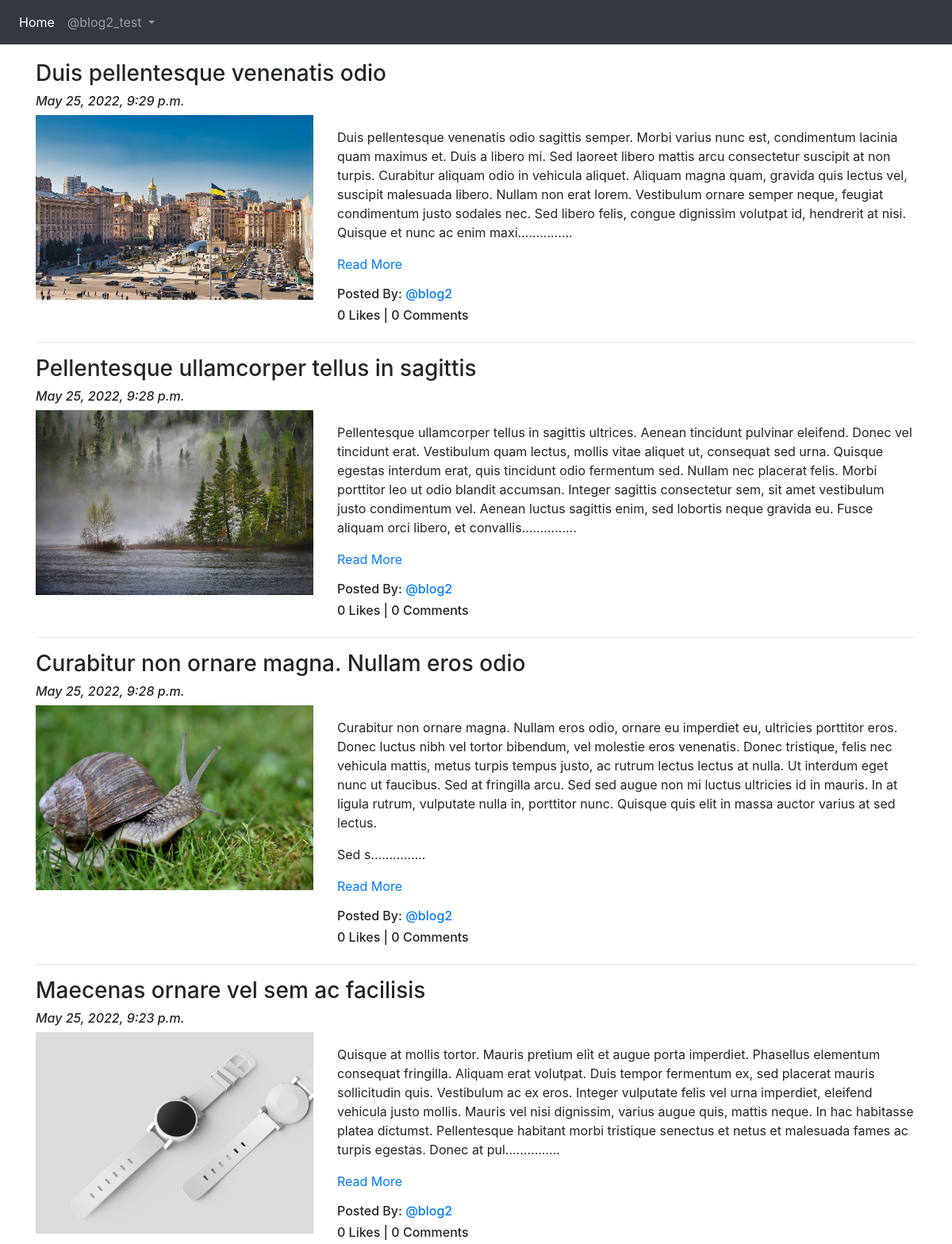
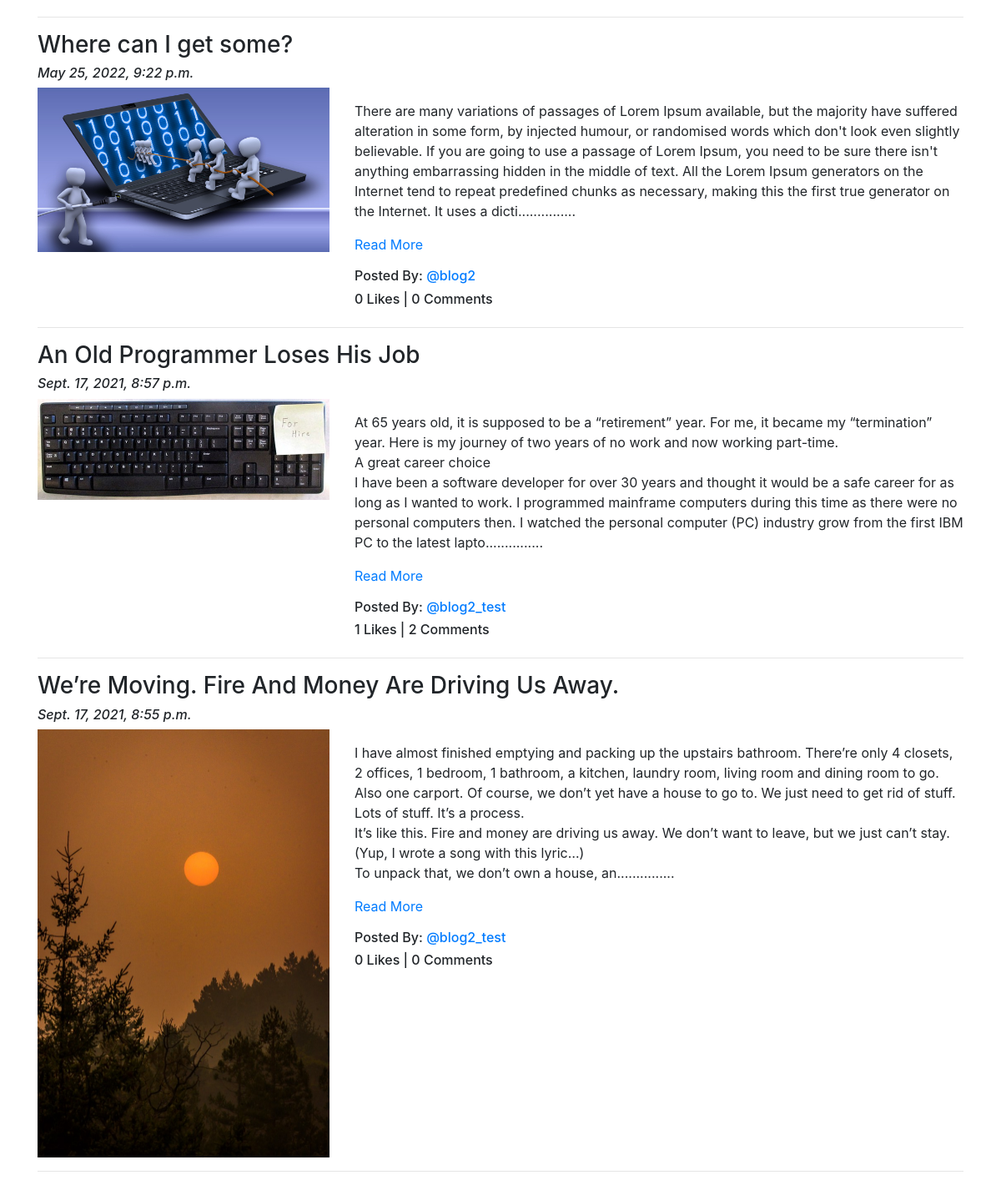
Screenshot of /blog/ (signed in) with the database file from the repository (2 pictures, top to bottom).
### App_Blog/models.py (models this page shows, shortened)
class Blog(models.Model):
    author = models.ForeignKey(User, on_delete=models.CASCADE, related_name='post_author')
    blog_title = models.CharField(max_length=264, verbose_name="Put a Title")
    slug = models.SlugField(max_length=264, unique=True)
    blog_content = models.TextField(verbose_name="What is on your mind")
    blog_image = models.ImageField(upload_to = 'blog_images', verbose_name='Image')
    publish_date = models.DateTimeField(auto_now_add=True)
    update_date = models.DateTimeField(auto_now=True)
    class Meta:
        ordering = ['-publish_date',]

### App_Blog/views.py (the view)
# urls.py: path('', views.BlogList.as_view(), name='blog_list'),
class BlogList(ListView):
    context_object_name = 'blogs'
    model = Blog
    template_name = 'App_Blog/blog_list.html'

### App_Blog/templatetags/custom_filters.py (called while the page is built)
def range_filter(value):
    return value[0:500] + "..............."

### templates/App_Blog/blog_list.html (shortened to what this page needs)
{% extends 'base.html' %}
{% load custom_filters %}
{% block body_block %}
{% for blog in blogs %}
<h3>{{blog.blog_title}}</h3>
<h6><i>{{blog.publish_date}}</i></h6>
<div class="row">
  <div class="col-sm-4">
    <img src="/media/{{blog.blog_image}}" alt="{{blog.blog_title}}" title="{{blog.blog_title}}" width="100%">
  </div>
  <div class="col-sm-8">
    <p>{{blog.blog_content|range_filter|linebreaks}} <a href="{% url 'App_Blog:blog_details' slug=blog.slug %}">Read More</a></p>
    <h6>Posted By: <a href="#">@{{blog.author}}</a></h6>
    <h6>{{blog.liked_blog.count}} Likes | {{blog.blog_comment.count}} Comments</h6>
  </div>
</div>
<hr>
{% endfor %}
{% endblock %}

### templates/base.html (shortened to what this page needs)
<!DOCTYPE html>
<html lang="en" dir="ltr">
  <head>
     <link rel="stylesheet" href="https://stackpath.bootstrapcdn.com/bootstrap/4.4.1/css/bootstrap.min.css">
     <link rel="stylesheet" href="https://use.fontawesome.com/releases/v5.15.4/css/all.css">
  </head>
  <body>
  <nav class="navbar navbar-expand-sm navbar-dark bg-dark">
    <ul class="navbar-nav">
      <li class="nav-item active">
        <a class="nav-link" href="{% url 'index' %}">Home</a>
      </li>
      {% if user.is_authenticated %}
      <div class="nav-item dropdown">
        <a class="nav-link dropdown-toggle" href="#" data-toggle="dropdown">
          @{{ user.username }}
        </a>
      </div>
      {% endif %}
    </ul>
  </nav>
<div class="container" style="padding-top:20px">
  {% block body_block %}
  {% endblock %}
</div>
  </body>
</html>

### rows the page displays
Blog: blog_title "Duis pellentesque venenatis odio", publish_date "May 25, 2022, 9:29 p.m.", blog_image (picture), blog_content|range_filter "Duis pellentesque venenatis odio sagittis semper. Morbi varius nunc est, condimentum lacinia quam maximus et. Duis a libero mi. Sed laoreet libero mattis arcu consectetur suscipit at non turpis. Curabitur aliquam odio in vehicula aliquet. Aliquam magna quam, gravida quis lectus vel, suscipit malesuada libero. Nullam non erat lorem. Vestibulum ornare semper neque, feugiat condimentum justo sodales nec. Sed libero felis, congue dignissim volutpat id, hendrerit at nisi. Quisque et nunc ac enim maxi...............", author "blog2", liked_blog.count "0", blog_comment.count "0"
Blog: blog_title "Pellentesque ullamcorper tellus in sagittis", publish_date "May 25, 2022, 9:28 p.m.", blog_image (picture), blog_content|range_filter "Pellentesque ullamcorper tellus in sagittis ultrices. Aenean tincidunt pulvinar eleifend. Donec vel tincidunt erat. Vestibulum quam lectus, mollis vitae aliquet ut, consequat sed urna. Quisque egestas interdum erat, quis tincidunt odio fermentum sed. Nullam nec placerat felis. Morbi porttitor leo ut odio blandit accumsan. Integer sagittis consectetur sem, sit amet vestibulum justo condimentum vel. Aenean luctus sagittis enim, sed lobortis neque gravida eu. Fusce aliquam orci libero, et convallis...............", author "blog2", liked_blog.count "0", blog_comment.count "0"
Blog: blog_title "Curabitur non ornare magna. Nullam eros odio", publish_date "May 25, 2022, 9:28 p.m.", blog_image (picture), blog_content|range_filter "Curabitur non ornare magna. Nullam eros odio, ornare eu imperdiet eu, ultricies porttitor eros. Donec luctus nibh vel tortor bibendum, vel molestie eros venenatis. Donec tristique, felis nec vehicula mattis, metus turpis tempus justo, ac rutrum lectus lectus at nulla. Ut interdum eget nunc ut faucibus. Sed at fringilla arcu. Sed sed augue non mi luctus ultricies id in mauris. In at ligula rutrum, vulputate nulla in, porttitor nunc. Quisque quis elit in massa auctor varius at sed lectus. Sed s...............", author "blog2", liked_blog.count "0", blog_comment.count "0"
Blog: blog_title "Maecenas ornare vel sem ac facilisis", publish_date "May 25, 2022, 9:23 p.m.", blog_image (picture), blog_content|range_filter "Quisque at mollis tortor. Mauris pretium elit et augue porta imperdiet. Phasellus elementum consequat fringilla. Aliquam erat volutpat. Duis tempor fermentum ex, sed placerat mauris sollicitudin quis. Vestibulum ac ex eros. Integer vulputate felis vel urna imperdiet, eleifend vehicula justo mollis. Mauris vel nisi dignissim, varius augue quis, mattis neque. In hac habitasse platea dictumst. Pellentesque habitant morbi tristique senectus et netus et malesuada fames ac turpis egestas. Donec at pul...............", author "blog2", liked_blog.count "0", blog_comment.count "0"
Blog: blog_title "Where can I get some?", publish_date "May 25, 2022, 9:22 p.m.", blog_image (picture), blog_content|range_filter "There are many variations of passages of Lorem Ipsum available, but the majority have suffered alteration in some form, by injected humour, or randomised words which don't look even slightly believable. If you are going to use a passage of Lorem Ipsum, you need to be sure there isn't anything embarrassing hidden in the middle of text. All the Lorem Ipsum generators on the Internet tend to repeat predefined chunks as necessary, making this the first true generator on the Internet. It uses a dicti...............", author "blog2", liked_blog.count "0", blog_comment.count "0"
Blog: blog_title "An Old Programmer Loses His Job", publish_date "Sept. 17, 2021, 8:57 p.m.", blog_image (picture), blog_content|range_filter "At 65 years old, it is supposed to be a “retirement” year. For me, it became my “termination” year. Here is my journey of two years of no work and now working part-time. A great career choice I have been a software developer for over 30 years and thought it would be a safe career for as long as I wanted to work. I programmed mainframe computers during this time as there were no personal computers then. I watched the personal computer (PC) industry grow from the first IBM PC to the latest lapto...............", author "blog2_test", liked_blog.count "1", blog_comment.count "2"
Blog: blog_title "We’re Moving. Fire And Money Are Driving Us Away.", publish_date "Sept. 17, 2021, 8:55 p.m.", blog_image (picture), blog_content|range_filter "I have almost finished emptying and packing up the upstairs bathroom. There’re only 4 closets, 2 offices, 1 bedroom, 1 bathroom, a kitchen, laundry room, living room and dining room to go. Also one carport. Of course, we don’t yet have a house to go to. We just need to get rid of stuff. Lots of stuff. It’s a process. It’s like this. Fire and money are driving us away. We don’t want to leave, but we just can’t stay. (Yup, I wrote a song with this lyric…) To unpack that, we don’t own a house, an...............", author "blog2_test", liked_blog.count "0", blog_comment.count "0"

### other values shown
{{ user.username }} "blog2_test"
